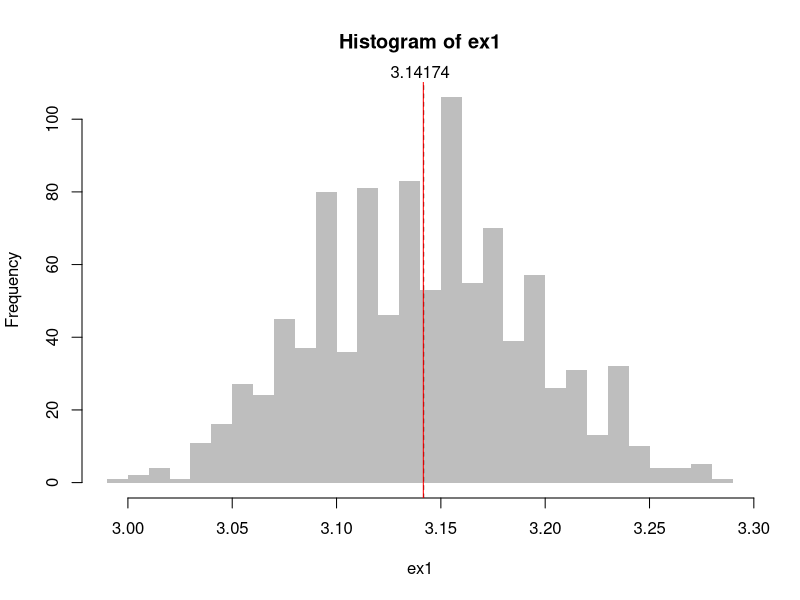
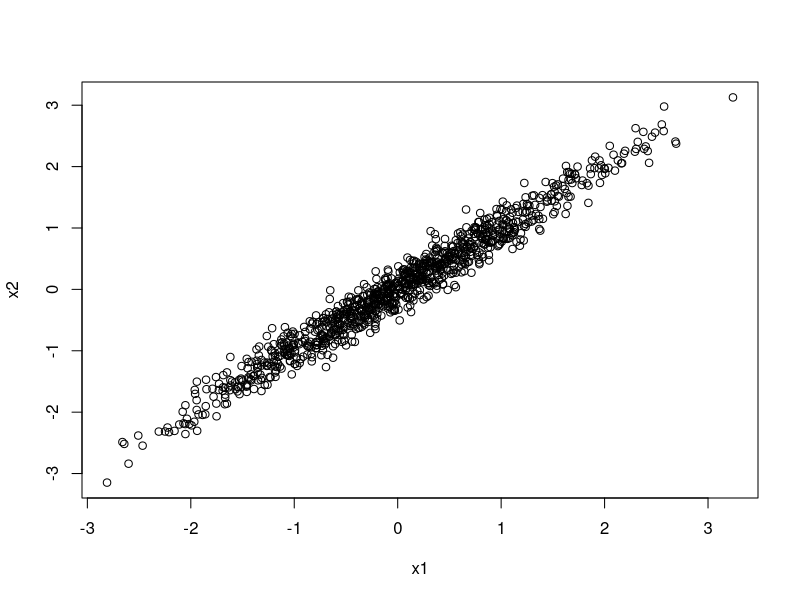

These charts were generated, in order, by the following R code: (Note: this script raises an error after producing the figures.)
# = = = = = = = = = = = = = = = = = = = = = = = = = = = = = = = = = = = = = = = 
# EXERCISE 1: Develop a MC simulation to approximate the value of pi with
# r = 1000 and n = 1000. Plot the distribution of all estimates, as well
# the mean of all simulations.
r <- 10^3
n <- 10^3
ex1 <- sapply(1:r, function(i) {
  x1 <- runif(n,-1,1)
  x2 <- runif(n,-1,1)
  d <- sqrt(x1^2 + x2^2)
  sum(d<=1) / length(d) * 4
})

hist(ex1, col="grey", border=NA, breaks=30)
abline(v=mean(ex1), lty=2)
abline(v=pi, col="red")
mtext(mean(ex1), side=3)
# = = = = = = = = = = = = = = = = = = = = = = = = = = = = = = = = = = = = = = = 

# = = = = = = = = = = = = = = = = = = = = = = = = = = = = = = = = = = = = = = = 
# EXERCISE 2: Explore what occurs when you drop x2. Develop a MC simulation 
# showing how rising correlation between x1 and x2 affects whether b1 is biased, 
# and 2- wether it affects the SE of b1. k= seq(.2,3,.2), r=500, n=1000.
# Store results in list called ex2.
# Settings
r <- 500
n <- 1000
klist <- seq(.2,3,.2)
# Runs simulations
ex2 <- lapply(klist, function(k) {
  print(k)
  # Generate data
  set.seed(123)
  x1 <- rnorm(n)
  x2 <- x1 + rnorm(n)*k # increasing k reduces correlation between Xs
  x2 <- x2/sd(x2) # standardize variance
  data <- data.frame(x1=x1,x2=x2)
  plot(data[,1:2])
  # Loop over simulations
  o <- sapply(1:r, function(i) {
    e <- rnorm(n)*2 # normally distributted and i.i.d
    data$y <- b0 + b1*data$x1 + b2*data$x2 + e
    reg <- lm(y~x1, data)
    b <- coef(reg)
    se <- sqrt(diag(vcov(reg)))
    c(b,se)
  })  
  o <- t(o)
})
names(ex2) <- klist
# View results: 2 things happen
# Empty plot
plot(0, type="n", xlim=c(-2,2), ylim=c(0,7), axes=F, xlab="",ylab="Density")
axis(1)
axis(2)
# Loop over ks
colors <- colorRampPalette(brewer.pal(11,"Spectral"))(length(klist))
lapply(klist, function(k) {
  lines(density(ex2[[paste(k)]][,2]), col=colors[match(k,klist)], lwd=1)
})
abline(v=c(b1,b2), lty=2)
# = = = = = = = = = = = = = = = = = = = = = = = = = = = = = = = = = = = = = = = 
